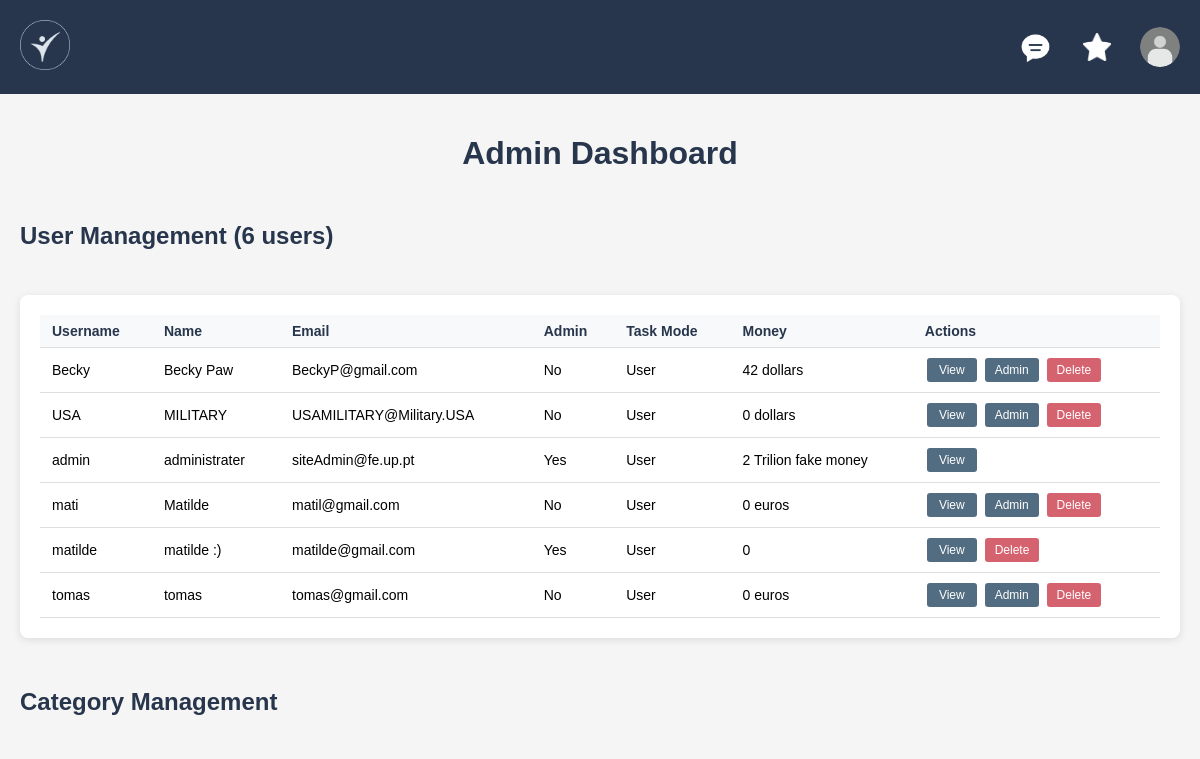
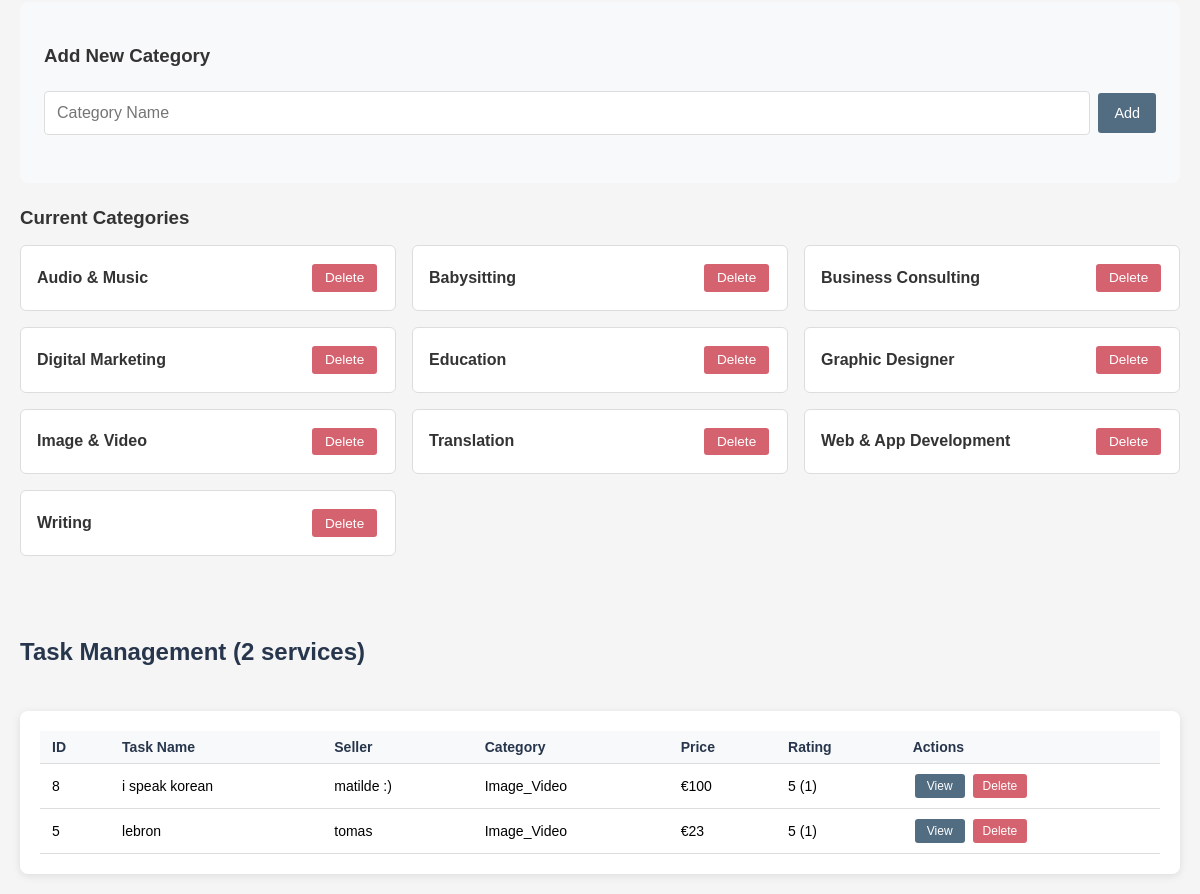
The app's page /pages/admin.php (signed in), older data (2 pictures, top to bottom).
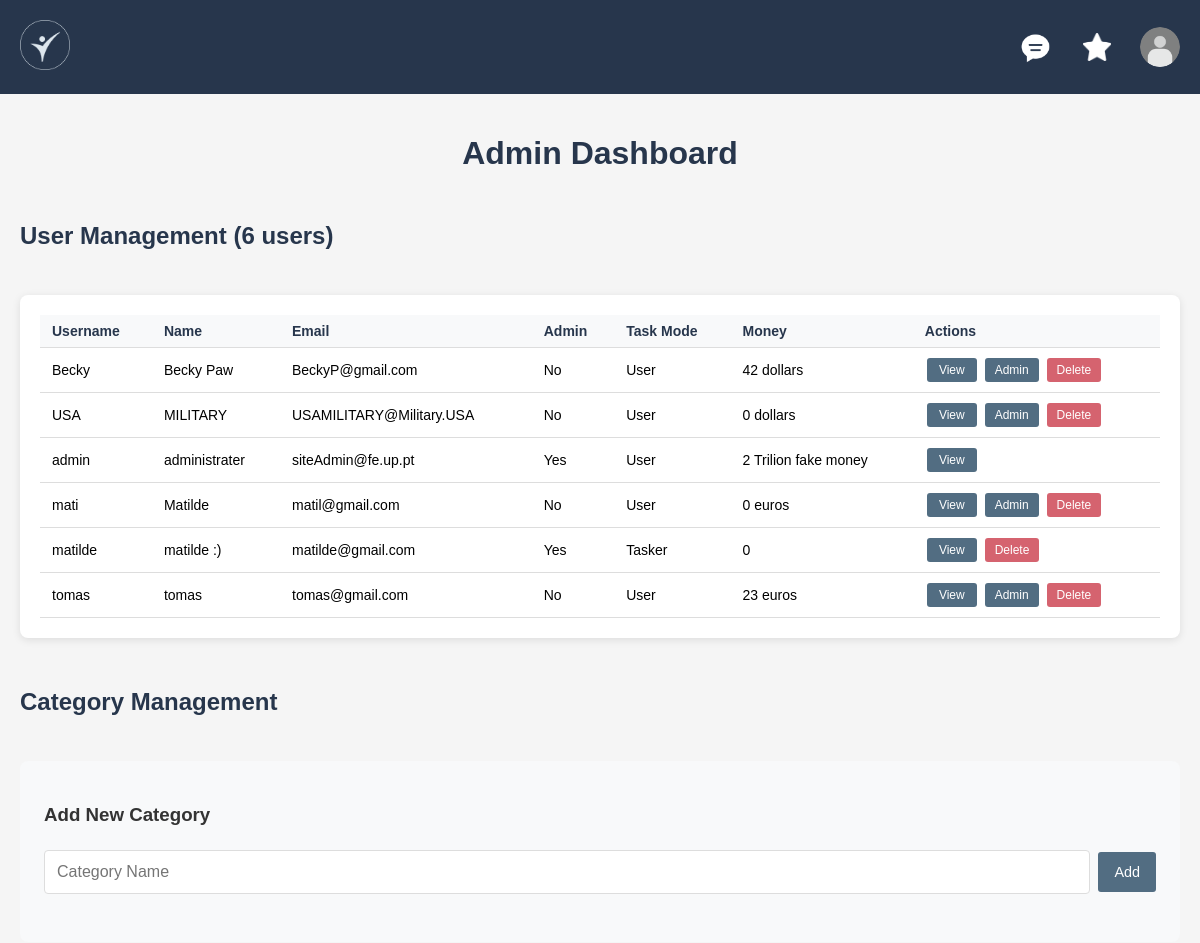
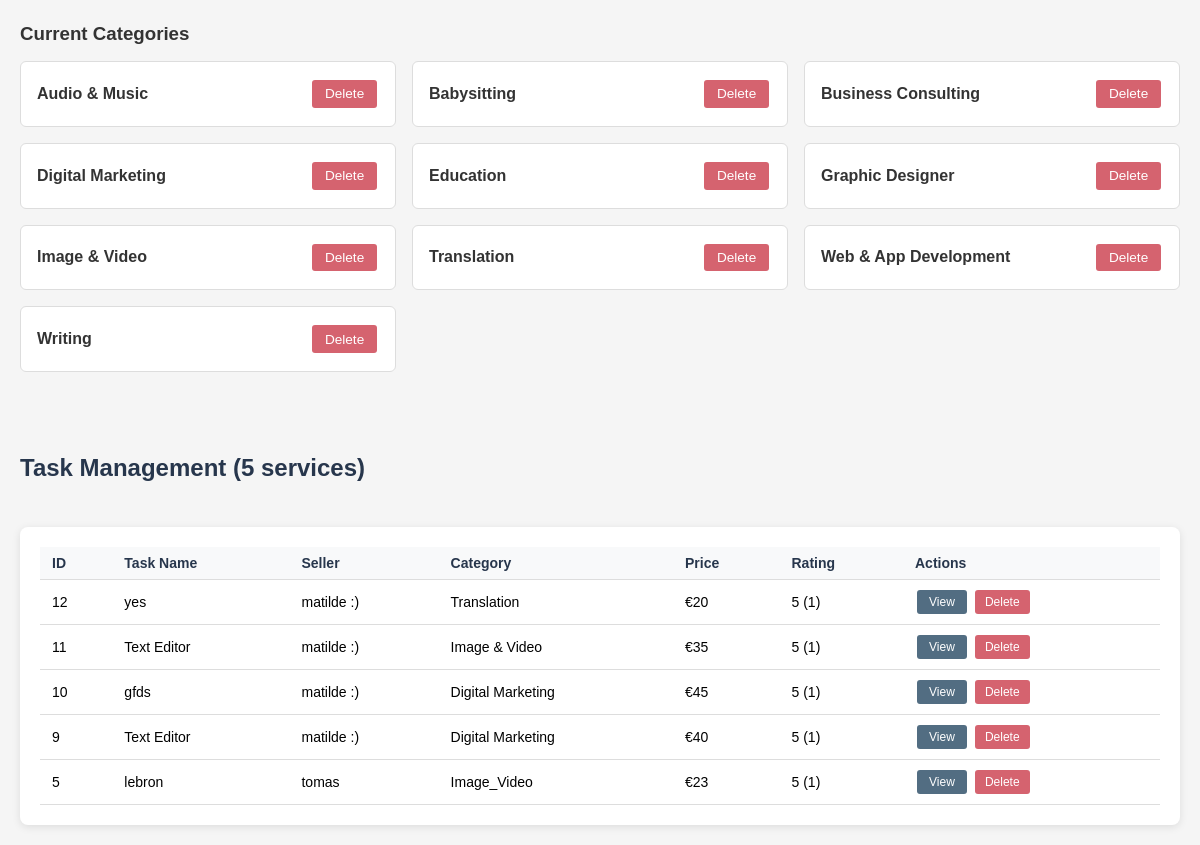
The same page, newer data (2 pictures, top to bottom).
### tables this page shows
CREATE TABLE users (
    username VARCHAR PRIMARY KEY,
    name VARCHAR NOT NULL,
    password VARCHAR NOT NULL,
    email VARCHAR NOT NULL,
    admin_power BOOLEAN,
    task_mode BOOLEAN,
    bio VARCHAR,
    profile_photo VARCHAR(255), 
    skills TEXT,
    money string NOT NULL 
);

CREATE TABLE services (
    id INTEGER PRIMARY KEY AUTOINCREMENT,
    taskname VARCHAR NOT NULL,
    pricing INTEGER NOT NULL,
    delivery_time VARCHAR REFERENCES delivery_time,
    description VARCHAR,
    rating INTEGER,
    Nrating INTEGER,
    category VARCHAR REFERENCES categories,
    user VARCHAR REFERENCES users ON DELETE CASCADE,
    image TEXT
);

### database/user_db.php (called while the page is built, shortened)
<?php
class User {
    public static function get_users() {
        $db = Database::getInstance();
        $stmt = $db->prepare('SELECT username, name, email, admin_power, task_mode, money, bio, skills, profile_photo FROM users ORDER BY username ASC');
        $stmt->execute();
        return $stmt->fetchAll();
    }
}
?>

### database/service_db.php (called while the page is built, shortened)
<?php
class Service {
    public static function get_all_services(): array {
        $db = Database::getInstance();
        $stmt = $db->prepare("
            SELECT s.*, u.name as seller_name
            FROM services s
            LEFT JOIN users u ON s.user = u.username
            ORDER BY s.id DESC
        ");
        $stmt->execute();
        return $stmt->fetchAll();
    }
    public static function get_categories(): array {
        try {
            $db = Database::getInstance();
            $stmt = $db->prepare('SELECT name FROM categories ORDER BY name ASC');
            $stmt->execute();
            return $stmt->fetchAll(PDO::FETCH_COLUMN);
        } catch (PDOException $e) {
            error_log("Get categories error: " . $e->getMessage());
            return [];
        }
    }
}
?>

### pages/admin.php (the view, shortened to what this page needs)
<?php
require_once(__DIR__ . '/../database/service_db.php');
require_once(__DIR__ . '/../database/user_db.php');
$allServices = [];
$allUsers = User::get_users();
try {
    $allServices = Service::get_all_services();
} catch (Exception $e) {
    error_log("Error fetching services: " . $e->getMessage());
}
?>
<!DOCTYPE html>
<html lang="en">
<head>
    <link rel="stylesheet" href="css/style.css">
    <link rel="stylesheet" href="css/admin.css">
</head>
<body>
<?php include_once(__DIR__ . '/../components/header.php'); ?>
<main class="admin-layout">
    <h1>Admin Dashboard</h1>
    <div class="admin-content">
        <h2>User Management (<?= count($allUsers) ?> users)</h2>
        <div class="admin-table-container">
            <table class="admin-table">
                <thead>
                    <tr>
                        <th>Username</th>
                        <th>Name</th>
                        <th>Email</th>
                        <th>Admin</th>
                        <th>Task Mode</th>
                        <th>Money</th>
                        <th>Actions</th>
                    </tr>
                </thead>
                <tbody>
                    <?php if (!empty($allUsers)): ?>
                        <?php foreach ($allUsers as $user): ?>
                            <tr>
                                <td><?= htmlspecialchars($user['username']) ?></td>
                                <td><?= htmlspecialchars($user['name']) ?></td>
                                <td><?= htmlspecialchars($user['email']) ?></td>
                                <td><?= $user['admin_power'] ? 'Yes' : 'No' ?></td>
                                <td><?= $user['task_mode'] ? 'Tasker' : 'User' ?></td>
                                <td><?= htmlspecialchars($user['money']) ?></td>
                                <td>
                                    <a href="user.php?user=<?= urlencode($user['username']) ?>" class="admin-btn view-btn">View</a>
                                    <?php if (!$user['admin_power']): ?>
                                        <a href="#" class="admin-btn promote-btn" onclick="promoteUser('<?= htmlspecialchars($user['username']) ?>'); return false;">Admin</a>
                                    <?php endif; ?>
                                    <?php if ($user['username'] !== $_SESSION['username']): ?>
                                        <a href="#" class="admin-btn delete-btn" onclick="deleteUser('<?= htmlspecialchars($user['username']) ?>'); return false;">Delete</a>
                                    <?php endif; ?>
                                </td>
                            </tr>
                        <?php endforeach; ?>
                    <?php else: ?>
                        <tr><td colspan="7">No users found.</td></tr>
                    <?php endif; ?>
                </tbody>
            </table>
        </div>
        <h2>Category Management</h2>
        <div class="category-management">
            <div class="add-category-form">
                <h3>Add New Category</h3>
                <form id="addCategoryForm" onsubmit="addCategory(event)">
                    <div class="form-group">
                        <input type="text"
                               id="categoryName"
                               name="categoryName"
                               placeholder="Category Name"
                               required>
                        <button type="submit" class="admin-btn add-btn">Add</button>
                    </div>
                </form>
            </div>
            <div class="current-categories">
                <h3>Current Categories</h3>
                <div class="category-list">
                    <?php
                    $categories = Service::get_categories();
                    foreach ($categories as $category): ?>
                        <div class="category-item" data-category="<?= htmlspecialchars($category) ?>">
                            <span class="category-name"><?= htmlspecialchars($category) ?></span>
                            <button class="admin-btn delete-btn small" onclick="deleteCategory('<?= htmlspecialchars($category) ?>')">Delete</button>
                        </div>
                    <?php endforeach; ?>
                </div>
            </div>
        </div>
        <h2>Task Management (<?= count($allServices) ?> services)</h2>
        <div class="admin-table-container">
            <table class="admin-table">
                <thead>
                    <tr>
                        <th>ID</th>
                        <th>Task Name</th>
                        <th>Seller</th>
                        <th>Category</th>
                        <th>Price</th>
                        <th>Rating</th>
                        <th>Actions</th>
                    </tr>
                </thead>
                <tbody>
                    <?php if (!empty($allServices)): ?>
                        <?php foreach ($allServices as $service): ?>
                            <tr>
                                <td><?= $service['id'] ?></td>
                                <td><?= htmlspecialchars($service['taskname']) ?></td>
                                <td><?= htmlspecialchars($service['seller_name'] ?? $service['user']) ?></td>
                                <td><?= htmlspecialchars($service['category']) ?></td>
                                <td>€<?= $service['pricing'] ?></td>
                                <td><?= $service['rating'] ?> (<?= $service['Nrating'] ?>)</td>
                                <td>
                                    <a href="task.php?id=<?= $service['id'] ?>" class="admin-btn view-btn">View</a>
                                    <a href="#" class="admin-btn delete-btn" onclick="deleteService(<?= $service['id'] ?>); return false;">Delete</a>
                                </td>
                            </tr>
                        <?php endforeach; ?>
                    <?php else: ?>
                        <tr><td colspan="7">No services found.</td></tr>
                    <?php endif; ?>
                </tbody>
            </table>
        </div>
    </div>
</main>
</body>
</html>

### components/header.php (shortened to what this page needs)
<?php
$userPhoto = '../docs/user_icon.png';
if (isset($_SESSION['username'])) {
    require_once(__DIR__ . '/../database/user_db.php');
}
?>
<header>
    <a href="home.php"><img src="../docs/logo.png" alt="Taskly Logo" class="logo"></a>
    <div class="header-right">
        <?php if (isset($_SESSION['username'])): ?>
            <a href="message_hub.php" class="messages-button">
                <img src="../docs/message.png" alt="Messages" class="message-icon">
            </a>
            <a href="favorites.php" class="favorites-button">
                <img src="../docs/star.png" alt="Favorites" class="star-icon">
            </a>
        <?php endif; ?>
        <img src="<?= htmlspecialchars($userPhoto) ?>" alt="User Profile" class="user-icon" onclick="toggleUserMenu()">
    </div>
</header>

### pages/css/style.css (style rules this page uses)
body { font-family: Arial, sans-serif; background-color: #f5f5f5; margin: 0; padding: 0; }
input, button, select { width: 100%; padding: 10px; margin: 8px 0; border: 1px solid #ccc; border-radius: 4px; }
button { background-color: #516c81; color: white; border: none; }
header { background-color: #27364c; color: white; padding: 20px; display: flex; align-items: center; gap: 10px; }
main { padding: 20px; }
.logo { height: 50px; width: auto; }
.header-right { display: flex; align-items: center; gap: 20px; margin-left: auto; position: relative; }
.user-icon { height: 40px; width: 40px; border-radius: 50%; cursor: pointer; }
.favorites-button { display: flex; align-items: center; justify-content: center; width: 40px; height: 40px; margin: 0 1px; border-radius: 50%; transition: background-color 0.2s ease; padding-right: 2px; }
.star-icon { width: 28px; height: 28px; transition: color 0.2s ease; filter: brightness(0) invert(1); }
.messages-button { display: flex; align-items: center; justify-content: center; width: 40px; height: 40px; margin: 0 1px; border-radius: 50%; transition: background-color 0.2s ease; }
.message-icon { width: 40px; height: 40px; filter: brightness(0) invert(1); }

### pages/css/admin.css (style rules this page uses)
.admin-layout { max-width: 1400px; margin: 0 auto; padding: 20px; }
.admin-layout h1 { color: #27364c; margin-bottom: 30px; text-align: center; }
.admin-content { display: flex; flex-direction: column; gap: 30px; }
.admin-content h2 { color: #27364c; margin-bottom: 15px; font-size: 24px; }
.admin-table-container { padding: 20px; overflow-x: auto; background: white; border-radius: 8px; box-shadow: 0 2px 8px rgba(0,0,0,0.1); }
.admin-table { width: 100%; border-collapse: collapse; margin: 0; }
.admin-table th, .admin-table td { padding: 8px 12px; text-align: left; border-bottom: 1px solid #ddd; font-size: 14px; }
.admin-table th { background: #f8f9fa; font-weight: bold; color: #27364c; }
.admin-btn { padding: 5px 10px; margin: 2px; border: none; border-radius: 3px; cursor: pointer; text-decoration: none; display: inline-block; font-size: 12px; text-align: center; min-width: 50px; box-sizing: border-box; font-family: inherit; }
.view-btn { background-color: #526D82; color: white; }
.promote-btn { background-color: #526D82; color: white; }
.delete-btn { background-color: #d5636f; color: white; }
.category-management { margin-bottom: 2rem; }
.add-category-form { background: #f8f9fa; padding: 1.5rem; border-radius: 8px; margin-bottom: 1.5rem; }
.add-category-form h3 { margin-bottom: 1rem; color: #333; }
.form-group { display: flex; gap: 0.5rem; margin-bottom: 1rem; align-items: center; }
.form-group input { flex: 1; padding: 0.75rem; border: 1px solid #ddd; border-radius: 4px; font-size: 1rem; }
.form-group .admin-btn { padding: 0.75rem 1rem; margin: 0; flex-shrink: 0; flex-grow: 0; width: auto; min-width: auto; height: auto; }
.current-categories h3 { margin-bottom: 1rem; color: #333; }
.category-list { display: grid; grid-template-columns: repeat(auto-fill, minmax(300px, 1fr)); gap: 1rem; }
.category-item { background: white; border: 1px solid #ddd; border-radius: 6px; padding: 1rem; display: flex; align-items: center; justify-content: space-between; gap: 1rem; }
.category-item .admin-btn { flex-shrink: 0; min-width: auto; }
.category-name { font-weight: 600; color: #333; }
.admin-btn.small { padding: 0.4rem 0.8rem; font-size: 0.85rem; width: auto; display: inline-block; white-space: nowrap; }
.admin-btn.add-btn { background: #526D82; color: white; white-space: nowrap; font-size: 0.9rem; }

Row changes from the older to the newer data that the page shows:
removed services: id "8", taskname "i speak korean", user.name "matilde :)", category "Image_Video", pricing "100", rating "5", Nrating "1"
changed users "matilde": task_mode "User" → "Tasker"
changed users "tomas": money "0 euros" → "23 euros"
added services: id "12", taskname "yes", user.name "matilde :)", category "Translation", pricing "20", rating "5", Nrating "1"
added services: id "11", taskname "Text Editor", user.name "matilde :)", category "Image & Video", pricing "35", rating "5", Nrating "1"
added services: id "10", taskname "gfds", user.name "matilde :)", category "Digital Marketing", pricing "45", rating "5", Nrating "1"
added services: id "9", taskname "Text Editor", user.name "matilde :)", category "Digital Marketing", pricing "40", rating "5", Nrating "1"
Text that changed along with them:
count($allServices): "2" → "5"
